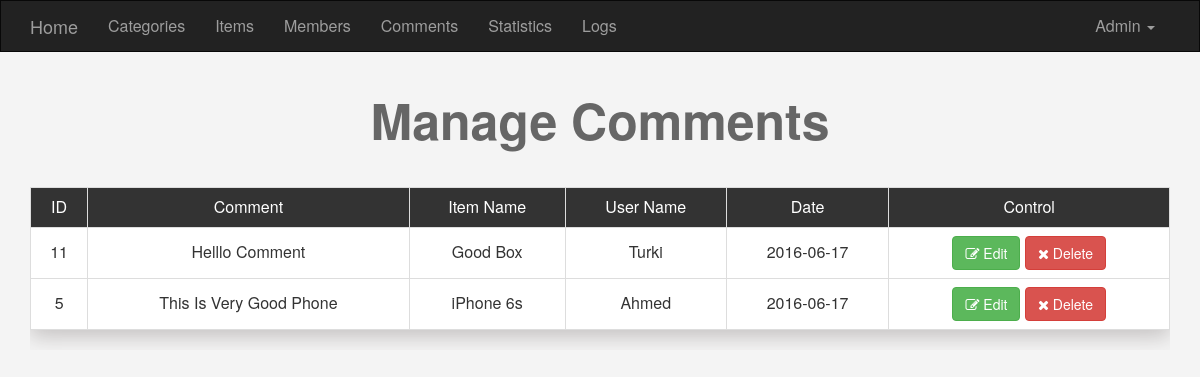
Page /admin/comments.php (signed in) on the committed database.
### tables this page shows
CREATE TABLE `comments` (
  `Comment_ID` int(11) NOT NULL,
  `Comment` text NOT NULL,
  `Status` tinyint(4) NOT NULL,
  `Comment_Date` date NOT NULL,
  `item_id` int(11) NOT NULL,
  `user_id` int(11) NOT NULL
);

CREATE TABLE `items` (
  `Item_ID` int(11) NOT NULL,
  `Name` varchar(255) NOT NULL,
  `Description` text NOT NULL,
  `Price` varchar(255) NOT NULL,
  `Add_Date` date NOT NULL,
  `Country_Made` varchar(255) NOT NULL,
  `Image` varchar(255) NOT NULL,
  `Status` varchar(255) NOT NULL,
  `Rating` smallint(6) NOT NULL,
  `Approve` tinyint(4) NOT NULL DEFAULT '0',
  `Cat_ID` int(11) NOT NULL,
  `Member_ID` int(11) NOT NULL,
  `tags` varchar(255) DEFAULT NULL
);

CREATE TABLE `users` (
  `UserID` int(11) NOT NULL COMMENT 'To Identify User',
  `Username` varchar(255) NOT NULL COMMENT 'Username To Login',
  `Password` varchar(255) NOT NULL COMMENT 'Password To Login',
  `Email` varchar(255) NOT NULL,
  `FullName` varchar(255) NOT NULL,
  `GroupID` int(11) NOT NULL DEFAULT '0' COMMENT 'Identify User Group',
  `TrustStatus` int(11) NOT NULL DEFAULT '0' COMMENT 'Seller Rank',
  `RegStatus` int(11) NOT NULL DEFAULT '0' COMMENT 'User Approval',
  `Date` date NOT NULL
);

### admin/comments.php (the view, shortened to what this page needs)
<?php
if(isset($_SESSION['admin'])){
    include "init.php";
    $do = isset($_GET['do']) ? $_GET['do'] : 'Manage';
    if($do == "Manage") {
        $stmt = $conn->prepare("SELECT
                                comments.*,
                                 items.Name AS Item_Name,
                                 users.Username AS User_Name
                                 FROM comments
                                 INNER JOIN items ON items.Item_ID = comments.Item_ID
                                 INNER JOIN users ON users.UserID = comments.User_ID
                                ORDER BY Comment_ID DESC ");
        $stmt->execute();
        $rows = $stmt->fetchAll();
        if(!empty($rows)) {
            ?>
            <h1 class="text-center">Manage Comments</h1>
            <div class="container">
                <div class="table-responsive">
                    <table class="main-table table table-bordered text-center">
                        <tr>
                            <td>ID</td>
                            <td>Comment</td>
                            <td>Item Name</td>
                            <td>User Name</td>
                            <td>Date</td>
                            <td>Control</td>
                        </tr>
                        <?php foreach ($rows as $row) {
                            ?>
                            <tr>
                                <td><?php echo $row['Comment_ID']; ?></td>
                                <td><?php echo $row['Comment']; ?></td>
                                <td><?php echo $row['Item_Name']; ?></td>
                                <td><?php echo $row['User_Name']; ?></td>
                                <td><?php echo $row['Comment_Date']; ?></td>
                                <td>
                                    <a href="comments.php?do=edit&commid=<?php echo $row['Comment_ID']; ?>"
                                       class="btn btn-success"><i class="fa fa-edit "></i> Edit</a>
                                    <a href="comments.php?do=Delete&commid=<?php echo $row['Comment_ID']; ?>"
                                       class="btn btn-danger confirm"><i class="fa fa-remove "></i> Delete</a>
                                </td>
                            </tr>
                            <?php
                        }
                        ?>
                    </table>
                </div>
            </div>
            <?php
        }else{
            echo "<div class='container'>";
            echo "<h1 class=''>There are no Comments</h1>";
            echo "</div>";
        }
    }
    include $template . "footer.php";
}
else{
    header("Location: index.php");
}
?>

### admin/layout/css/backend.css (style rules this page uses)
body { background-color: #F4F4F4; font-size: 16px; }
h1 { color: #666; font-size: 50px; font-weight: bold; margin: 40px 0; }
.table-responsive .table-bordered { -webkit-box-shadow: 0 7px 20px #c5c2c2; -moz-box-shadow: 0 7px 20px #c5c2c2; -o-box-shadow: 0 7px 20px #c5c2c2; -ms-box-shadow: 0 7px 20px #c5c2c2; box-shadow: 0 7px 20px #c5c2c2; }
.main-table td { background-color: #fff; vertical-align: middle !important; }
.main-table tr:first-child td { background-color: #333; color: #fff; }

### rows in the picture
comments: Comment_ID "11", Comment "Helllo Comment", item.Name "Good Box", user.Username "Turki", Comment_Date "2016-06-17"
comments: Comment_ID "5", Comment "This Is Very Good Phone", item.Name "iPhone 6s", user.Username "Ahmed", Comment_Date "2016-06-17"

### other values in the picture
lang('Home-Admin') "Home"
lang('Categories') "Categories"
lang('Items') "Items"
lang('Members') "Members"
lang('Comments') "Comments"
lang('Statistics') "Statistics"
lang('Logs') "Logs"
